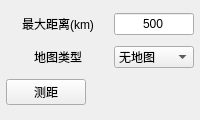
<?xml version="1.0" encoding="UTF-8"?>
<ui version="4.0">
 <class>PPIVisualSettings</class>
 <widget class="QWidget" name="PPIVisualSettings">
  <property name="geometry">
   <rect>
    <x>0</x>
    <y>0</y>
    <width>200</width>
    <height>120</height>
   </rect>
  </property>
  <property name="windowTitle">
   <string>PPI视觉设置</string>
  </property>
  <property name="autoFillBackground">
   <bool>false</bool>
  </property>
  <property name="styleSheet">
   <string notr="true"/>
  </property>
  <layout class="QVBoxLayout" name="verticalLayout">
   <property name="spacing">
    <number>4</number>
   </property>
   <property name="leftMargin">
    <number>6</number>
   </property>
   <property name="topMargin">
    <number>6</number>
   </property>
   <property name="rightMargin">
    <number>6</number>
   </property>
   <property name="bottomMargin">
    <number>6</number>
   </property>
   <item>
    <layout class="QHBoxLayout" name="distanceLayout">
     <property name="spacing">
      <number>4</number>
     </property>
     <item>
      <widget class="QLabel" name="label_distance">
       <property name="text">
        <string>最大距离(km)</string>
       </property>
       <property name="alignment">
        <set>Qt::AlignCenter</set>
       </property>
       <property name="minimumSize">
        <size>
         <width>80</width>
         <height>0</height>
        </size>
       </property>
      </widget>
     </item>
     <item>
      <widget class="QLineEdit" name="maxDistanceEdit">
       <property name="text">
        <string>500</string>
       </property>
       <property name="alignment">
        <set>Qt::AlignCenter</set>
       </property>
       <property name="minimumSize">
        <size>
         <width>60</width>
         <height>0</height>
        </size>
       </property>
       <property name="maximumSize">
        <size>
         <width>80</width>
         <height>16777215</height>
        </size>
       </property>
      </widget>
     </item>
    </layout>
   </item>
   <item>
    <layout class="QHBoxLayout" name="mapLayout">
     <property name="spacing">
      <number>4</number>
     </property>
     <item>
      <widget class="QLabel" name="label_map">
       <property name="text">
        <string>地图类型</string>
       </property>
       <property name="alignment">
        <set>Qt::AlignCenter</set>
       </property>
       <property name="minimumSize">
        <size>
         <width>80</width>
         <height>0</height>
        </size>
       </property>
      </widget>
     </item>
     <item>
      <widget class="CustomComboBox" name="mapTypeCombo">
       <property name="minimumSize">
        <size>
         <width>60</width>
         <height>0</height>
        </size>
       </property>
       <property name="maximumSize">
        <size>
         <width>80</width>
         <height>16777215</height>
        </size>
       </property>
       <item>
        <property name="text">
         <string>无地图</string>
        </property>
       </item>
       <item>
        <property name="text">
         <string>路网图</string>
        </property>
       </item>
       <item>
        <property name="text">
         <string>标准图</string>
        </property>
       </item>
       <item>
        <property name="text">
         <string>卫星图</string>
        </property>
       </item>
      </widget>
     </item>
    </layout>
   </item>
   <item>
    <layout class="QHBoxLayout" name="measureLayout">
     <property name="spacing">
      <number>4</number>
     </property>
     <item>
      <widget class="QPushButton" name="measureBtn">
       <property name="text">
        <string>测距</string>
       </property>
       <property name="icon">
        <iconset resource="../../resource.qrc">
         <normaloff>:/resources/icon/meas.png</normaloff>
        </iconset>
       </property>
       <property name="checkable">
        <bool>true</bool>
       </property>
       <property name="toolTip">
        <string>测量模式</string>
       </property>
       <property name="objectName">
        <string>MeasureBtn</string>
       </property>
      </widget>
     </item>
     <item>
      <spacer name="horizontalSpacer">
       <property name="orientation">
        <enum>Qt::Horizontal</enum>
       </property>
       <property name="sizeHint" stdset="0">
        <size>
         <width>40</width>
         <height>20</height>
        </size>
       </property>
      </spacer>
     </item>
    </layout>
   </item>
  </layout>
 </widget>
 <customwidgets>
  <customwidget>
   <class>CustomComboBox</class>
   <extends>QComboBox</extends>
   <header>cusWidgets/customcombobox.h</header>
  </customwidget>
 </customwidgets>
 <resources>
  <include location="../../resource.qrc"/>
 </resources>
 <connections/>
</ui>
